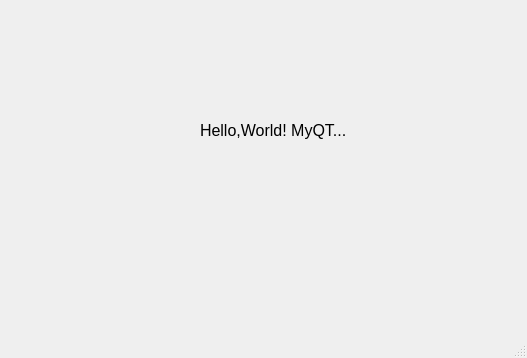
<?xml version="1.0" encoding="UTF-8"?>
<ui version="4.0">
 <class>MainWindow</class>
 <widget class="QMainWindow" name="MainWindow">
  <property name="geometry">
   <rect>
    <x>0</x>
    <y>0</y>
    <width>527</width>
    <height>358</height>
   </rect>
  </property>
  <property name="windowTitle">
   <string>MainWindow</string>
  </property>
  <widget class="QWidget" name="centralwidget">
   <widget class="QLabel" name="label">
    <property name="geometry">
     <rect>
      <x>200</x>
      <y>100</y>
      <width>161</width>
      <height>61</height>
     </rect>
    </property>
    <property name="font">
     <font>
      <family>Arial</family>
      <pointsize>12</pointsize>
     </font>
    </property>
    <property name="text">
     <string>Hello,World! MyQT...</string>
    </property>
   </widget>
  </widget>
  <widget class="QMenuBar" name="menubar">
   <property name="geometry">
    <rect>
     <x>0</x>
     <y>0</y>
     <width>527</width>
     <height>22</height>
    </rect>
   </property>
  </widget>
  <widget class="QStatusBar" name="statusbar"/>
 </widget>
 <resources/>
 <connections/>
</ui>
